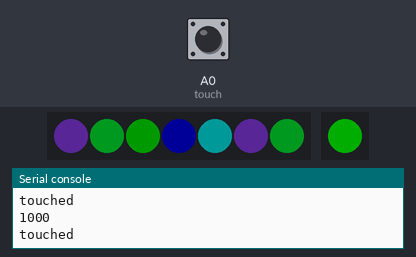
The program below on a simulated CircuitPython board. On the bench: 7 RGB LEDs in strip order, left to right, 1 RGB LEDs in strip order, left to right, the last lines printed to the serial console. Inputs (shaded band) come from the test bench; at power-on: A0 (touch) LOW. Dim RGB values are drawn brighter than linear; touch pads read as touched when driven HIGH.

Above: at 0.57 s.
1.3 s: A0 (touch) pulled HIGH for 3.2 s
At 2.2 s:
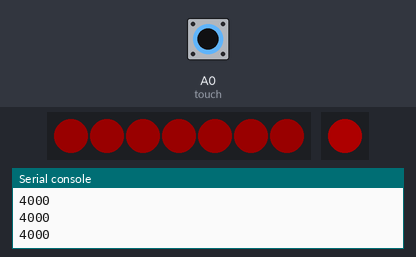
At 4.55 s:
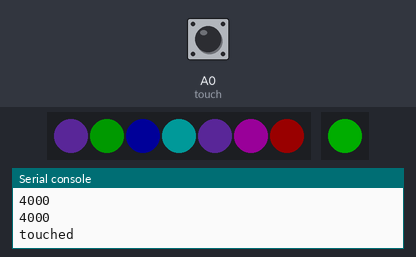
Timing chart, 0 to 14.1 s (numbered marks = the images above; inputs shaded):
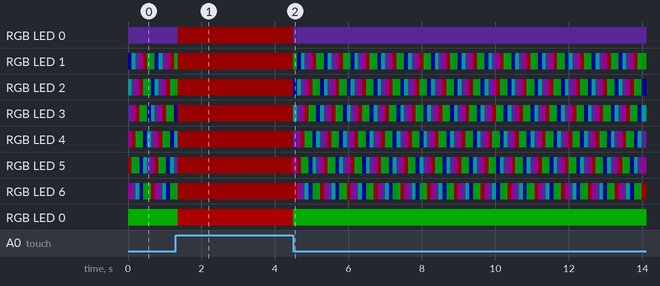

The program:

main.py
```python
from touchio import TouchIn
import adafruit_dotstar as dotstar
import time
import board
import neopixel


jewel = neopixel.NeoPixel(board.A1, 7, brightness=0.1, auto_write=True)
dot = dotstar.DotStar(board.APA102_SCK, board.APA102_MOSI, 1, brightness=0.2)

touch = TouchIn(board.A0)
# touch.threshold = touch.raw_value - 50
touch.threshold = touch.raw_value + 100

count = 0


def handleColor(count, jewel):
    red = (255, 0, 0)
    magenta = (255, 0, 255)
    purple = (149, 66, 244)
    color4 = (0, 255, 255)
    color5 = (0, 0, 255)
    color6 = (0, 255, 0)
    color7 = (0, 255, 50)

    colorPositions = [red, magenta, purple, color4, color5, color6, color7]
    count += 1

    if count > 6:
        count = 0

    jewel[0] = colorPositions[2]
    jewel[1] = colorPositions[5-count]
    jewel[2] = colorPositions[4-count]
    jewel[3] = colorPositions[3-count]
    jewel[4] = colorPositions[2-count]
    jewel[5] = colorPositions[1-count]
    jewel[6] = colorPositions[count]

    time.sleep(.1)
    return count


while True:
    print(touch.raw_value)
    if not touch.value:
        print("touched")
        dot[0] = [0, 255, 0]
        count = handleColor(count, jewel)
    else:
        dot[0] = [255, 0, 0]
        jewel.fill((255, 0, 0))
```

Measured:
- after the input at 1.3 s, the LEDs: change after 0.06 s (image 1)
